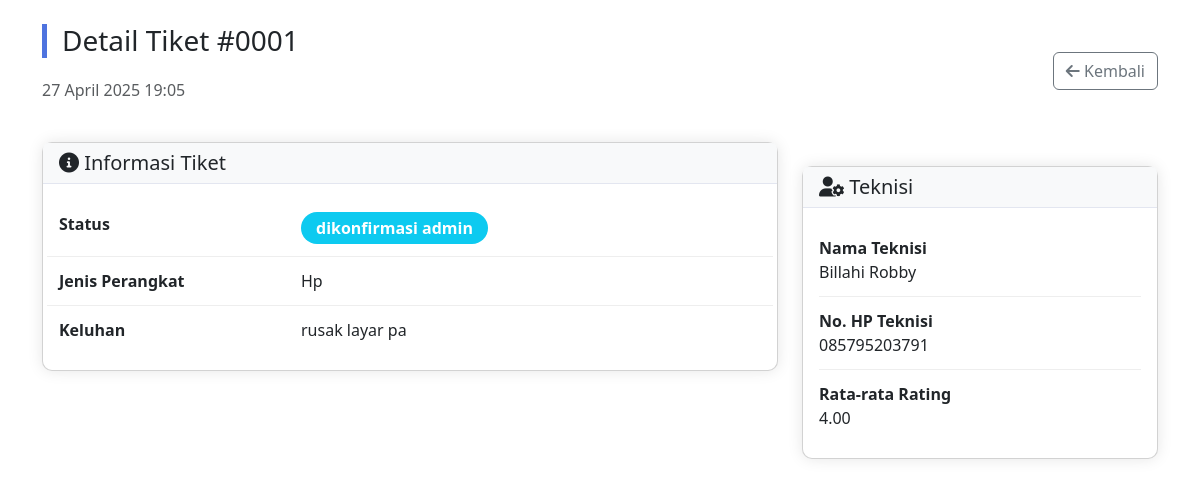
Screenshot of /pelanggan/detail_tiket.php?id=1 (signed in) with the database file from the repository.
### tables this page shows
CREATE TABLE `tiket_servis` (
  `id` int(11) NOT NULL,
  `user_id` int(11) NOT NULL,
  `device_type` enum('hp','laptop','komputer') NOT NULL,
  `keluhan` text NOT NULL,
  `status` enum('pending','dikonfirmasi_admin','diproses_teknisi','selesai_diperbaiki','menunggu_pembayaran','lunas','servis_dibatalkan') DEFAULT 'pending',
  `biaya_servis` decimal(10,2) DEFAULT 0.00,
  `keterangan_teknisi` text DEFAULT NULL,
  `bukti_pembayaran` varchar(255) DEFAULT NULL,
  `tanggal_dibuat` datetime DEFAULT current_timestamp(),
  `tanggal_selesai` datetime DEFAULT NULL,
  `teknisi_id` int(11) DEFAULT NULL
);

CREATE TABLE `users` (
  `id` int(11) NOT NULL,
  `username` varchar(50) NOT NULL,
  `password` varchar(255) NOT NULL,
  `nama` varchar(100) NOT NULL,
  `email` varchar(100) DEFAULT NULL,
  `no_hp` varchar(20) DEFAULT NULL,
  `alamat` text DEFAULT NULL,
  `role` enum('admin','teknisi','pelanggan') NOT NULL,
  `spesialisasi` varchar(100) DEFAULT 'Umum',
  `lokasi_teknisi` varchar(100) DEFAULT NULL,
  `foto_profil` varchar(255) DEFAULT NULL,
  `total_servis` int(11) DEFAULT 0,
  `rata_rata_rating` decimal(3,2) DEFAULT 0.00,
  `deskripsi` text DEFAULT NULL,
  `created_at` timestamp NOT NULL DEFAULT current_timestamp(),
  `is_verified` tinyint(1) DEFAULT 0,
  `dokumen_keahlian` varchar(255) DEFAULT NULL
);

### config/koneksi.php (called while the page is built, shortened)
<?php
$host = 'localhost';
$user = 'root';
$password = '';
$database = 'servis_komputer_db';
$koneksi = new mysqli($host, $user, $password, $database);
function bersihkan($data) {
    global $koneksi;
    return $koneksi->real_escape_string(strip_tags(trim($data)));
}
?>

### pelanggan/detail_tiket.php (the view, shortened to what this page needs)
<?php
require '../config/koneksi.php';
$tiket_id = bersihkan($_GET['id']);
$query = "SELECT t.*,
          u.nama as nama_pelanggan,
          u.no_hp as hp_pelanggan,
          ut.nama as nama_teknisi,
          ut.no_hp as hp_teknisi,
          ut.rata_rata_rating as rating_teknisi
          FROM tiket_servis t
          JOIN users u ON t.user_id = u.id
          LEFT JOIN users ut ON t.teknisi_id = ut.id
          WHERE t.id='$tiket_id'";
$tiket = $koneksi->query($query)->fetch_assoc();
$back_url = $_SESSION['role'] == 'admin' ? 'kelola_tiket.php' : 'dashboard.php';
?>
<!DOCTYPE html>
<html lang="en">
<head>
    <link href="../assets/css/bootstrap.min.css" rel="stylesheet">
    <link rel="stylesheet" href="https://cdnjs.cloudflare.com/ajax/libs/font-awesome/6.0.0/css/all.min.css">
    <link rel="stylesheet" href="https://cdn.jsdelivr.net/npm/bootstrap@5.3.5/dist/css/bootstrap.min.css">
</head>
<body>
    <div class="container mt-4 mb-5">
        <div class="d-flex justify-content-between align-items-center mb-4">
            <div>
                <h3 class="tiket-header">Detail Tiket #<?= str_pad($tiket['id'], 4, '0', STR_PAD_LEFT) ?></h3>
                <p class="text-muted"><?= date('d F Y H:i', strtotime($tiket['tanggal_dibuat'])) ?></p>
            </div>
            <a href="<?= $back_url ?>" class="btn btn-outline-secondary">
                <i class="fas fa-arrow-left"></i> Kembali
            </a>
        </div>
        <div class="row">
            <div class="col-lg-8">
                <div class="card info-card">
                    <div class="card-header">
                        <h5 class="mb-0"><i class="fas fa-info-circle"></i> Informasi Tiket</h5>
                    </div>
                    <div class="card-body">
                        <div class="detail-row row">
                            <div class="col-md-4 fw-bold">Status</div>
                            <div class="col-md-8">
                                <?php
                                $status_class = [
                                    'pending' => 'bg-warning',
                                    'dikonfirmasi_admin' => 'bg-info',
                                    'diproses_teknisi' => 'bg-primary',
                                    'selesai_diperbaiki' => 'bg-success',
                                    'menunggu_pembayaran' => 'bg-secondary',
                                    'lunas' => 'bg-success'
                                ];
                                ?>
                                <span class="badge status-badge <?= $status_class[$tiket['status']] ?>">
                                    <?= str_replace('_', ' ', $tiket['status']) ?>
                                </span>
                            </div>
                        </div>
                        <div class="detail-row row">
                            <div class="col-md-4 fw-bold">Jenis Perangkat</div>
                            <div class="col-md-8"><?= ucfirst($tiket['device_type']) ?></div>
                        </div>
                        <div class="detail-row row">
                            <div class="col-md-4 fw-bold">Keluhan</div>
                            <div class="col-md-8"><?= nl2br($tiket['keluhan']) ?></div>
                        </div>
                    </div>
                </div>
            </div>
            <div class="col-lg-4">
                <div class="card info-card mt-4">
                    <div class="card-header">
                        <h5 class="mb-0"><i class="fas fa-user-cog"></i> Teknisi</h5>
                    </div>
                    <div class="card-body">
                        <div class="detail-row">
                            <div class="fw-bold">Nama Teknisi</div>
                            <div><?= $tiket['nama_teknisi'] ?></div>
                        </div>
                        <div class="detail-row">
                            <div class="fw-bold">No. HP Teknisi</div>
                            <div><?= $tiket['hp_teknisi'] ?></div>
                        </div>
                        <div class="detail-row">
                            <div class="fw-bold">Rata-rata Rating</div>
                            <div><?= number_format($tiket['rating_teknisi'], 2) ?></div>
                        </div>
                    </div>
                </div>
            </div>
        </div>
    </div>
</body>
</html>

### pelanggan/detail_tiket.php (style rules this page uses)
.tiket-header { border-left: 5px solid #4e73df; padding-left: 15px; margin-bottom: 20px; }
.info-card { border-radius: 10px; box-shadow: 0 0 15px rgba(0,0,0,0.1); margin-bottom: 20px; }
.info-card .card-header { background-color: #f8f9fa; border-bottom: 1px solid #e3e6f0; font-weight: 600; }
.status-badge { font-size: 1rem; padding: 8px 15px; border-radius: 50px; }
.detail-row { border-bottom: 1px solid #eee; padding: 12px 0; }
.detail-row:last-child { border-bottom: none; }

### rows the page displays
tiket_servis: id "0001", tanggal_dibuat "27 April 2025 19:05", status "dikonfirmasi admin", device_type "Hp", keluhan "rusak layar pa", teknisi.nama "Billahi Robby", teknisi.no_hp "085795203791", teknisi.rata_rata_rating "4.00"
